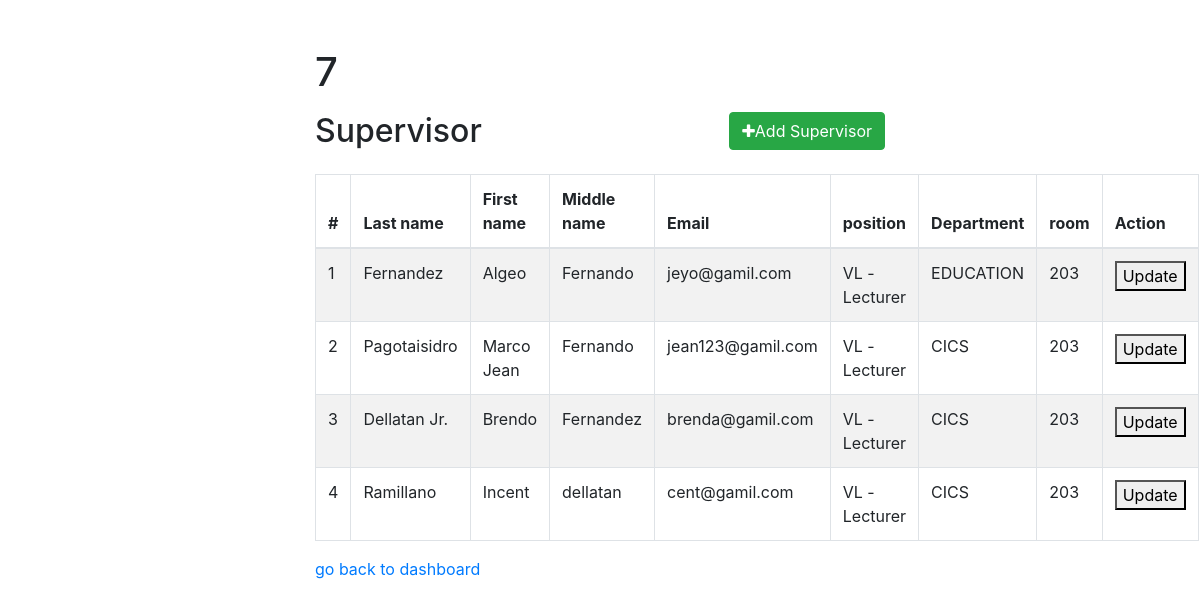
Screenshot of /Admin/AddSupervisor/index.php (signed in) with the database file from the repository.
### tables this page shows
CREATE TABLE `supervisors` (
  `supervisor_info_id` int(11) NOT NULL,
  `users_id` int(11) NOT NULL,
  `firstname` varchar(50) NOT NULL,
  `lastname` varchar(50) NOT NULL,
  `middlename` varchar(50) NOT NULL,
  `email` varchar(250) NOT NULL,
  `position` varchar(50) NOT NULL,
  `department` varchar(50) NOT NULL,
  `room` varchar(50) NOT NULL,
  `profile_pic` mediumblob NOT NULL
);

### Admin/AddSupervisor/index.php (the view, shortened to what this page needs)
<?php
    require_once "../../includes/config.php";
?>
<!DOCTYPE html>
<html lang="en">
<head>
    <link rel="stylesheet" href="https://stackpath.bootstrapcdn.com/bootstrap/4.5.2/css/bootstrap.min.css">
    <link rel="stylesheet" href="https://maxcdn.bootstrapcdn.com/font-awesome/4.7.0/css/font-awesome.min.css">
</head>
<body>
    <div class="wrapper">
        <div class="container-fluid">
            <div class="row">
                <div class="col-md-12">
                    <div class="mt-5 mb-3 clearfix">
                    <h1>
                        <?php
                            if(isset($_SESSION["user_id"])){
                                $user_id = $_SESSION["user_id"];
                                echo '<p>' . $user_id . '</p>';
                            }else{
                                echo '<p>Supervisor ID not set</p>';
                            }
                        ?>
                    </h1>
                        <h2 class="pull-left">Supervisor</h2>
                        <a href="AddSupervisor.php" class="btn btn-success pull-right"><i class="fa fa-plus"></i>Add Supervisor</a>
                    </div>
                    <?php
                    $sql = "SELECT * FROM supervisors";
                    if($result = $pdo->query($sql)){
                        if($result->rowCount() > 0){
                            echo '<table class="table table-bordered table-striped">';
                                echo "<thead>";
                                    echo "<tr>";
                                        echo "<th>#</th>";
                                        echo "<th>Last name</th>";
                                        echo "<th>First name</th>";
                                        echo "<th>Middle name</th>";
                                        echo "<th>Email</th>";
                                        echo "<th>position</th>";
                                        echo "<th>Department</th>";
                                        echo "<th>room</th>";
                                        echo "<th>Action</th>";
                                    echo "</tr>";
                                echo "</thead>";
                                echo "<tbody>";
                                while($row = $result->fetch()){
                                    echo "<tr>";
                                        echo "<td>" . $row['supervisor_info_id'] . "</td>";
                                        echo "<td>" . $row['lastname'] . "</td>";
                                        echo "<td>" . $row['firstname'] . "</td>";
                                        echo "<td>" . $row['middlename'] . "</td>";
                                        echo "<td>" . $row['email'] . "</td>";
                                        echo "<td>" . $row['position'] . "</td>";
                                        echo "<td>" . $row['department'] . "</td>";
                                        echo "<td>" . $row['room'] . "</td>";
                                        echo "<td>";
                                        echo '<a href="EditSupervisor/index.php?supervisor_info_id=' . $row['supervisor_info_id'] . '"><button>Update</button></a>';
                                        echo "</td>";
                                    echo "</tr>";
                                }
                                echo "</tbody>";
                            echo "</table>";
                        } else {
                            echo '<div class="alert alert-danger"><em>No records were found.</em></div>';
                        }
                    } else {
                        echo "Oops! Something went wrong. Please try again later.";
                    }
                     ?>
                     <a href="../../Admin/index.php">go back to dashboard</a>
                </div>
            </div>
        </div>
    </div>
</body>
</html>

### Admin/AddSupervisor/index.php (style rules this page uses)
.wrapper { width: 600px; margin: 0 auto; }
table tr td:last-child { width: 120px; }

### rows the page displays
supervisors: supervisor_info_id "1", lastname "Fernandez", firstname "Algeo", middlename "Fernando", email "jeyo@gamil.com", position "VL - Lecturer", department "EDUCATION", room "203"
supervisors: supervisor_info_id "2", lastname "Pagotaisidro", firstname "Marco Jean", middlename "Fernando", email "jean123@gamil.com", position "VL - Lecturer", department "CICS", room "203"
supervisors: supervisor_info_id "3", lastname "Dellatan Jr.", firstname "Brendo", middlename "Fernandez", email "brenda@gamil.com", position "VL - Lecturer", department "CICS", room "203"
supervisors: supervisor_info_id "4", lastname "Ramillano", firstname "Incent", middlename "dellatan", email "cent@gamil.com", position "VL - Lecturer", department "CICS", room "203"

### other values shown
$user_id "7"
